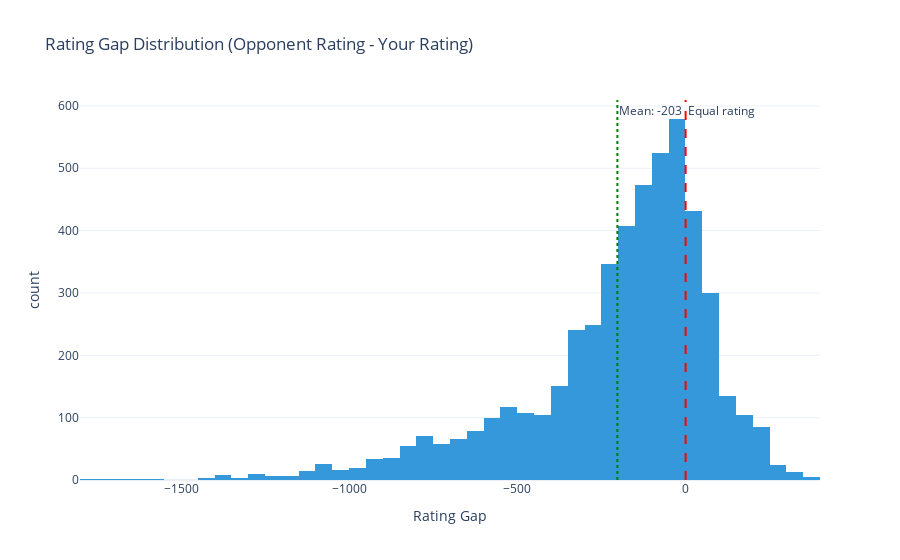

Source (notebook cell):
### Code cell
# Rating gap distribution
fig_gap = px.histogram(
    df, x='rating_gap', nbins=50,
    title='Rating Gap Distribution (Opponent Rating - Your Rating)',
    labels={'rating_gap': 'Rating Gap', 'count': 'Number of Games'},
    color_discrete_sequence=[COLOR_PRIMARY]
)
fig_gap.add_vline(x=0, line_dash="dash", line_color="red", annotation_text="Equal rating")
fig_gap.add_vline(x=df['rating_gap'].mean(), line_dash="dot", line_color="green", 
                  annotation_text=f"Mean: {df['rating_gap'].mean():.0f}")
fig_gap.update_layout(template=CHART_TEMPLATE)
fig_gap.show()

### Figure 1 — Plotly figure (JSON) as saved in the notebook; plotly's stock layout.template omitted (floating-point values rounded to 4 significant figures; data arrays with more than 128 entries replaced by an {"elided": "..."} marker saying what was removed)
{"data": [{"bingroup": "x", "hovertemplate": "Rating Gap=%{x}<br>count=%{y}<extra></extra>", "legendgroup": "", "marker": {"color": "#3498db", "pattern": {"shape": ""}}, "name": "", "nbinsx": 50, "orientation": "v", "showlegend": false, "type": "histogram", "x": {"elided": "5010 int values"}, "xaxis": "x", "yaxis": "y"}], "layout": {"annotations": [{"showarrow": false, "text": "Equal rating", "x": 0, "xanchor": "left", "xref": "x", "y": 1, "yanchor": "top", "yref": "y domain"}, {"showarrow": false, "text": "Mean: -203", "x": -202.9, "xanchor": "left", "xref": "x", "y": 1, "yanchor": "top", "yref": "y domain"}], "barmode": "relative", "legend": {"tracegroupgap": 0}, "shapes": [{"line": {"color": "red", "dash": "dash"}, "type": "line", "x0": 0, "x1": 0, "xref": "x", "y0": 0, "y1": 1, "yref": "y domain"}, {"line": {"color": "green", "dash": "dot"}, "type": "line", "x0": -202.9, "x1": -202.9, "xref": "x", "y0": 0, "y1": 1, "yref": "y domain"}], "title": {"text": "Rating Gap Distribution (Opponent Rating - Your Rating)"}, "xaxis": {"anchor": "y", "domain": [0, 1], "title": {"text": "Rating Gap"}}, "yaxis": {"anchor": "x", "domain": [0, 1], "title": {"text": "count"}}}}
